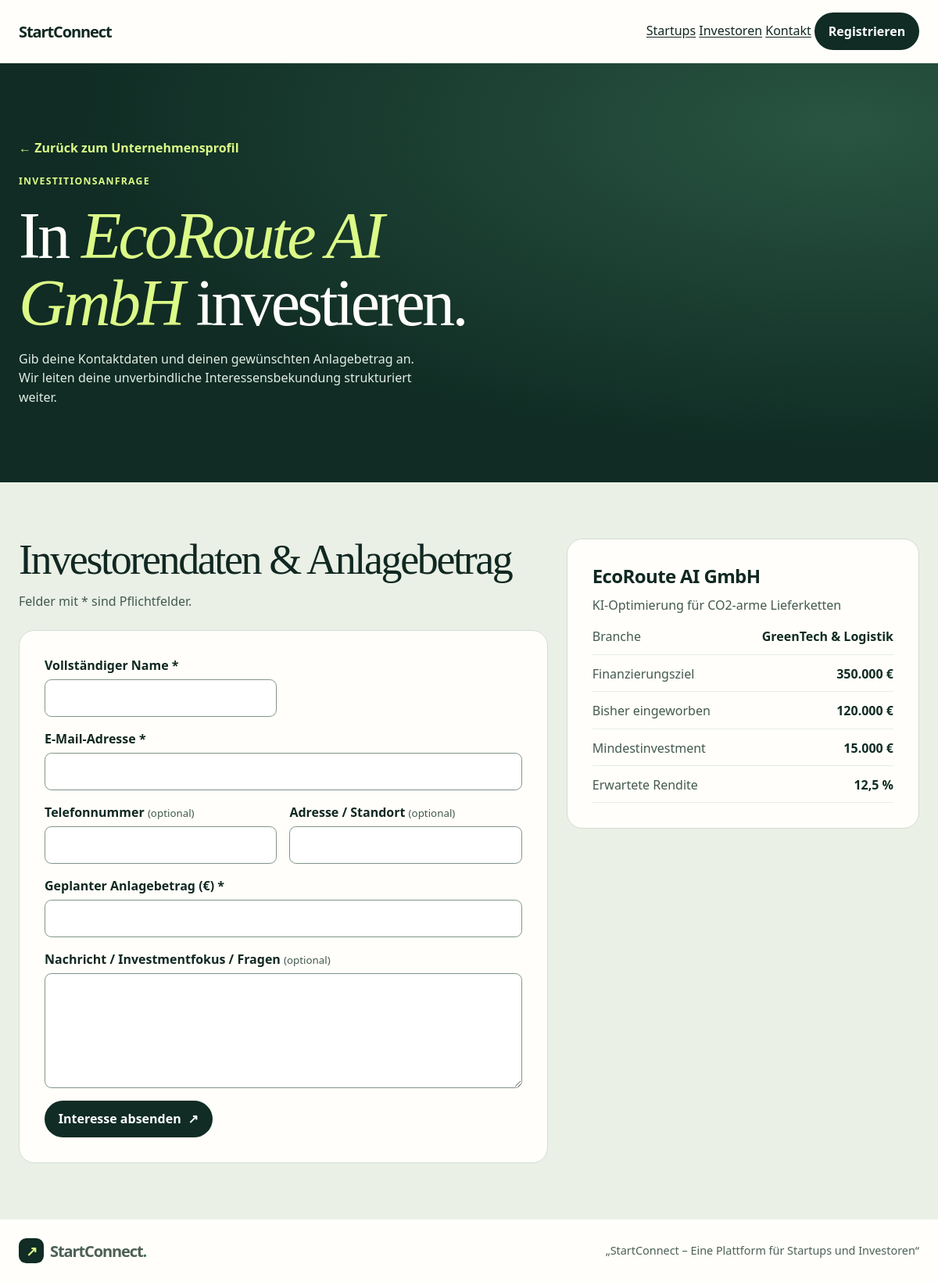
The page /public/invest.php?company_id=1 on the database its author committed.
### tables this page shows
CREATE TABLE `companies` (
  `id` int(10) UNSIGNED NOT NULL,
  `owner_user_id` int(10) UNSIGNED NOT NULL,
  `name` varchar(150) NOT NULL,
  `tagline` varchar(255) NOT NULL,
  `description` text NOT NULL,
  `category` varchar(100) NOT NULL,
  `address` varchar(255) DEFAULT NULL,
  `telephone` varchar(50) DEFAULT NULL,
  `tax_number` varchar(100) DEFAULT NULL,
  `company_valuation` decimal(15,2) DEFAULT NULL,
  `funding_goal` decimal(15,2) DEFAULT NULL,
  `raised_amount` decimal(15,2) DEFAULT 0.00,
  `minimum_investment` decimal(15,2) DEFAULT NULL,
  `profit_return_pct` decimal(5,2) DEFAULT NULL,
  `iban` varchar(50) DEFAULT NULL,
  `account_holder` varchar(150) DEFAULT NULL,
  `status` enum('pending','approved') NOT NULL DEFAULT 'pending',
  `created_at` timestamp NOT NULL DEFAULT current_timestamp()
);

### src/repositories/StartupRepo.php (called while the page is built, shortened)
<?php
require_once __DIR__ . '/../logger.php';
final class StartupRepo
{
    public function findApprovedCompanyById(int $id): ?array
    {
        try {
            $sql = 'SELECT
                        c.id,
                        c.name,
                        c.tagline,
                        c.description,
                        c.category,
                        c.address,
                        c.telephone,
                        c.company_valuation,
                        c.funding_goal,
                        c.raised_amount,
                        c.minimum_investment,
                        c.profit_return_pct,
                        c.created_at,
                        u.name AS founder_name,
                        u.email AS founder_email,
                        u.profile_bio AS founder_bio
                    FROM companies c
                    LEFT JOIN users u ON u.id = c.owner_user_id
                    WHERE c.id = :id AND c.status = :status
                    LIMIT 1';
            $stmt = $this->pdo->prepare($sql);
            $stmt->execute([
                'id'     => $id,
                'status' => 'approved',
            ]);
            $row = $stmt->fetch(PDO::FETCH_ASSOC);
            $this->logger->info('Loaded company details', [
                'company_id' => $id,
                'found'      => $row !== false,
            ]);
            return $row !== false ? $row : null;
        } catch (Throwable $e) {
            $this->logger->error('Failed to load company details', [
                'company_id' => $id,
                'exception'  => $e->getMessage(),
            ]);
            return null;
        }
    }
}

### src/logger.php (called while the page is built, shortened)
<?php
final class Logger
{
    public function log(string $level, string $message, array $context = []): void
    {
        $dir = dirname($this->logFile);
        $timestamp = (new \DateTimeImmutable())->format('Y-m-d H:i:s');
        $contextJson = $context !== []
            ? ' ' . json_encode($context, JSON_UNESCAPED_SLASHES | JSON_UNESCAPED_UNICODE)
            : '';
        $line = sprintf(
            "[%s] [%s] %s%s%s",
            $timestamp,
            strtoupper($level),
            $message,
            $contextJson,
            PHP_EOL
        );
    }
}

### public/invest.php (the view, shortened to what this page needs)
<?php
require_once __DIR__ . '/../src/logger.php';
require_once __DIR__ . '/../src/repositories/StartupRepo.php';
$logger = new Logger(__DIR__ . '/../logs/app.log');
$pdo = require __DIR__ . '/../config/db.php';
$rawId = $_GET['company_id'] ?? $_POST['company_id'] ?? '';
$companyId = is_string($rawId) && ctype_digit($rawId) ? (int) $rawId : 0;
$startupRepo = new StartupRepo($pdo, $logger);
$company = $companyId > 0 ? $startupRepo->findApprovedCompanyById($companyId) : null;
$fields = [
    'investor_name'     => ['Vollständiger Name', 'text', 'name', 150, true],
    'investor_email'    => ['E-Mail-Adresse', 'email', 'email', 190, true],
    'investor_phone'    => ['Telefonnummer', 'tel', 'tel', 50, false],
    'investor_address'  => ['Adresse / Standort', 'text', 'street-address', 255, false],
    'investment_amount' => ['Geplanter Anlagebetrag (€)', 'text', 'off', 20, true],
    'notes'             => ['Nachricht / Investmentfokus / Fragen', 'textarea', 'off', 2000, false],
];
$form = array_fill_keys(array_keys($fields), '');
$errors = [];
function escape(?string $value): string
{
    return htmlspecialchars($value ?? '', ENT_QUOTES | ENT_SUBSTITUTE, 'UTF-8');
}
function formatEur(mixed $amount): string
{
    return number_format((float) $amount, 0, ',', '.') . ' €';
}
?>
<!doctype html>
<html lang="de">
<head>
    <link rel="stylesheet" href="index.css">
</head>
<body>
    <main id="main">
        <?php if ($company === null): ?>
            <section class="container company-detail-empty">
                <h1>Unternehmen nicht gefunden</h1>
                <p>Bitte wähle ein freigegebenes Startup aus, um eine Investitionsanfrage zu stellen.</p>
                <a class="button button-dark" href="index.php#startups">Zurück zu den Startups</a>
            </section>
        <?php else: ?>
            <section class="contact-hero" aria-labelledby="invest-title">
                <div class="container">
                    <a class="company-back-link" href="<?= escape('company-details.php?id=' . rawurlencode((string) $company['id'])) ?>">
                        ← Zurück zum Unternehmensprofil
                    </a>
                    <p class="eyebrow">Investitionsanfrage</p>
                    <h1 id="invest-title">In <em><?= escape((string) $company['name']) ?></em> investieren.</h1>
                    <p class="contact-lead">
                        Gib deine Kontaktdaten und deinen gewünschten Anlagebetrag an.
                        Wir leiten deine unverbindliche Interessensbekundung strukturiert weiter.
                    </p>
                </div>
            </section>
            <section class="contact-form-section" id="invest-formular" aria-labelledby="invest-form-heading">
                <div class="container contact-section company-detail-grid">
                    <div>
                        <h2 id="invest-form-heading">Investorendaten &amp; Anlagebetrag</h2>
                        <p class="contact-note">Felder mit * sind Pflichtfelder.</p>
                        <form class="contact-form" method="post" action="<?= escape('invest.php?company_id=' . rawurlencode((string) $company['id']) . '#invest-formular') ?>">
                            <?php foreach ($fields as $name => [$label, $type, $autocomplete, $maxLength, $required]): ?>
                                <?php
                                $wide = in_array($name, ['investor_email', 'investment_amount', 'notes'], true);
                                $invalid = isset($errors[$name]);
                                ?>
                                <div class="contact-field<?= $wide ? ' contact-wide' : '' ?>">
                                    <label for="<?= escape($name) ?>">
                                        <?= escape($label) ?>
                                        <?php if ($required): ?>
                                            <span aria-hidden="true">*</span>
                                        <?php else: ?>
                                            <small>(optional)</small>
                                        <?php endif; ?>
                                    </label>
                                    <?php if ($type === 'textarea'): ?>
                                        <textarea id="<?= escape($name) ?>" name="<?= escape($name) ?>" rows="5"
                                                  maxlength="<?= $maxLength ?>" <?= $required ? 'required' : '' ?>
                                                  <?= $invalid ? 'aria-invalid="true" aria-describedby="' . escape($name) . '-error"' : '' ?>><?= escape($form[$name]) ?></textarea>
                                    <?php else: ?>
                                        <input id="<?= escape($name) ?>" name="<?= escape($name) ?>" type="<?= escape($type) ?>"
                                               autocomplete="<?= escape($autocomplete) ?>" maxlength="<?= $maxLength ?>"
                                               value="<?= escape($form[$name]) ?>" <?= $required ? 'required' : '' ?>
                                               <?= $invalid ? 'aria-invalid="true" aria-describedby="' . escape($name) . '-error"' : '' ?>>
                                    <?php endif; ?>
                                </div>
                            <?php endforeach; ?>
                            <div class="contact-wide">
                                <button class="button button-dark" type="submit">
                                    Interesse absenden <span aria-hidden="true">↗</span>
                                </button>
                            </div>
                        </form>
                    </div>
                    <aside class="company-detail-sidebar">
                        <article class="contact-card">
                            <h3><?= escape((string) $company['name']) ?></h3>
                            <p><?= escape((string) ($company['tagline'] ?: $company['category'])) ?></p>
                            <dl class="company-metrics">
                                <div>
                                    <dt>Branche</dt>
                                    <dd><?= escape((string) ($company['category'] ?: '–')) ?></dd>
                                </div>
                                <div>
                                    <dt>Finanzierungsziel</dt>
                                    <dd><?= escape(formatEur($company['funding_goal'] ?? null)) ?></dd>
                                </div>
                                <div>
                                    <dt>Bisher eingeworben</dt>
                                    <dd><?= escape(formatEur($company['raised_amount'] ?? null)) ?></dd>
                                </div>
                                <div>
                                    <dt>Mindestinvestment</dt>
                                    <dd><?= escape(formatEur($company['minimum_investment'] ?? null)) ?></dd>
                                </div>
                                <div>
                                    <dt>Erwartete Rendite</dt>
                                    <dd><?= escape(($company['profit_return_pct'] ?? '') !== '' ? number_format((float) $company['profit_return_pct'], 1, ',', '.') . ' %' : 'Auf Anfrage') ?></dd>
                                </div>
                            </dl>
                        </article>
                    </aside>
                </div>
            </section>
        <?php endif; ?>
    </main>
</body>
</html>

### public/index.css (style rules this page uses)
:root { color-scheme: light; --canvas: #f7f6f0; --surface: #fffefa; --ink: #112822; --muted: #4d6057; --forest: #102c24; --forest-deep: #0b211b; --lime: #dcfa87; --line: #dbe2d8; --radius: 1.25rem; --shadow: 0 10px 32px rgb(16 44 36 / 7%); font-family: "Avenir Next", Avenir, "Segoe UI", system-ui, sans-serif; line-height: 1.55; }
*, *::before, *::after { box-sizing: border-box; }
html { scroll-padding-top: 1.5rem; }
body { margin: 0; background: var(--canvas); color: var(--ink); }
a { color: inherit; }
button, select { font: inherit; }
button, summary { cursor: pointer; }
h1, h2, h3, p, dl, dd { margin: 0; }
.container { width: min(100% - 3rem, 75rem); margin-inline: auto; }
.site-header { background: var(--surface); border-bottom: 1px solid var(--line); }
.header-inner, .footer-inner { display: flex; align-items: center; justify-content: space-between; gap: 1.5rem; min-height: 5rem; }
.brand { display: inline-flex; align-items: center; text-decoration: none; font-weight: 800; font-size: 1.25rem; letter-spacing: -.055em; white-space: nowrap; }
.brand-icon { display: inline-grid; place-items: center; width: 2rem; height: 2rem; margin-right: .5rem; border-radius: .6rem; background: var(--forest); color: var(--lime); font-size: 1.1rem; }
.brand-dot { color: #397455; }
.button { display: inline-flex; align-items: center; justify-content: center; gap: .55rem; min-height: 2.85rem; padding: .65rem 1.05rem; border: 1px solid transparent; border-radius: 999px; text-decoration: none; font-weight: 750; white-space: nowrap; }
.button-dark { background: var(--forest); color: white; }
.eyebrow { display: flex; align-items: center; gap: .55rem; margin-bottom: 1.15rem; color: var(--lime); font-weight: 700; font-size: .77rem; letter-spacing: .1em; text-transform: uppercase; }
h1, h2 { font-family: Georgia, "Times New Roman", serif; font-weight: 500; letter-spacing: -.044em; line-height: 1.02; }
h1 { font-size: clamp(3rem, 6.45vw, 6rem); max-width: 11ch; }
h1 em { color: var(--lime); font-weight: inherit; }
h2 { font-size: clamp(2.2rem, 4.5vw, 3.75rem); }
h3 { font-size: 1.35rem; line-height: 1.22; letter-spacing: -.026em; }
.site-footer { background: var(--surface); color: var(--muted); font-size: .9rem; }
.contact-hero { padding-block: clamp(3.25rem, 8vw, 6.5rem); background: radial-gradient(ellipse at 90% 15%, #295542, transparent 65%), #102c24; color: #fffefa; }
.contact-hero h1 { max-width: 17ch; font-size: clamp(2.75rem, 7vw, 5.5rem); text-wrap: balance; }
.contact-hero h1 em { color: #dcfa87; }
.contact-hero .contact-lead { max-width: 56ch; margin-top: 1rem; color: #e1eee6; }
.contact-section { padding-block: clamp(2.75rem, 6vw, 5rem); }
.contact-grid, .contact-form { display: grid; grid-template-columns: repeat(2, minmax(0, 1fr)); gap: 1rem; margin-top: 1.5rem; }
.contact-card, .contact-form { padding: clamp(1.2rem, 4vw, 2rem); border: 1px solid #d2ded3; border-radius: 1.25rem; background: #fffefa; }
.contact-card { display: flex; flex-direction: column; align-items: flex-start; }
.contact-card h3 { font-size: 1.5rem; }
.contact-card p { margin-top: .65rem; }
.contact-card p, .contact-card li, .contact-note { color: #43594f; }
.contact-form-section { background: #eaf0e6; }
.contact-form { max-width: 48rem; }
.contact-note { max-width: 64ch; margin-top: .8rem; }
.contact-field { display: grid; align-content: start; gap: .35rem; }
.contact-wide { grid-column: 1 / -1; }
.contact-field label { font-weight: 700; }
.contact-field small { color: #43594f; font-weight: 400; }
.contact-field input, .contact-field textarea { width: 100%; min-height: 2.85rem; padding: .65rem .8rem; border: 1px solid #81958a; border-radius: .55rem; background: #fff; color: #102c24; font: inherit; }
.contact-field textarea { resize: vertical; }
.company-back-link { display: inline-block; margin-bottom: 1.25rem; color: #dcfa87; text-decoration: none; font-weight: 600; }
.company-detail-grid { display: grid; grid-template-columns: minmax(0, 1.5fr) minmax(0, 1fr); gap: 1.5rem; align-items: start; }
.company-metrics { width: 100%; margin-top: 1rem; display: grid; gap: 0.75rem; }
.company-metrics div { display: flex; justify-content: space-between; gap: 1rem; padding-bottom: 0.6rem; border-bottom: 1px solid #e6ede7; }
.company-metrics dt { color: #43594f; }
.company-metrics dd { margin: 0; font-weight: 700; color: #102c24; text-align: right; }

### rows shown on the page
companies: name "EcoRoute AI GmbH", tagline "KI-Optimierung für CO2-arme Lieferketten", category "GreenTech & Logistik", funding_goal "350.000 €", raised_amount "120.000 €", minimum_investment "15.000 €", profit_return_pct "12,5 %"

### other values the page prints
$label "Vollständiger Name"
$label "E-Mail-Adresse"
$label "Telefonnummer"
$label "Adresse / Standort"
$label "Geplanter Anlagebetrag (€)"
$label "Nachricht / Investmentfokus / Fragen"
